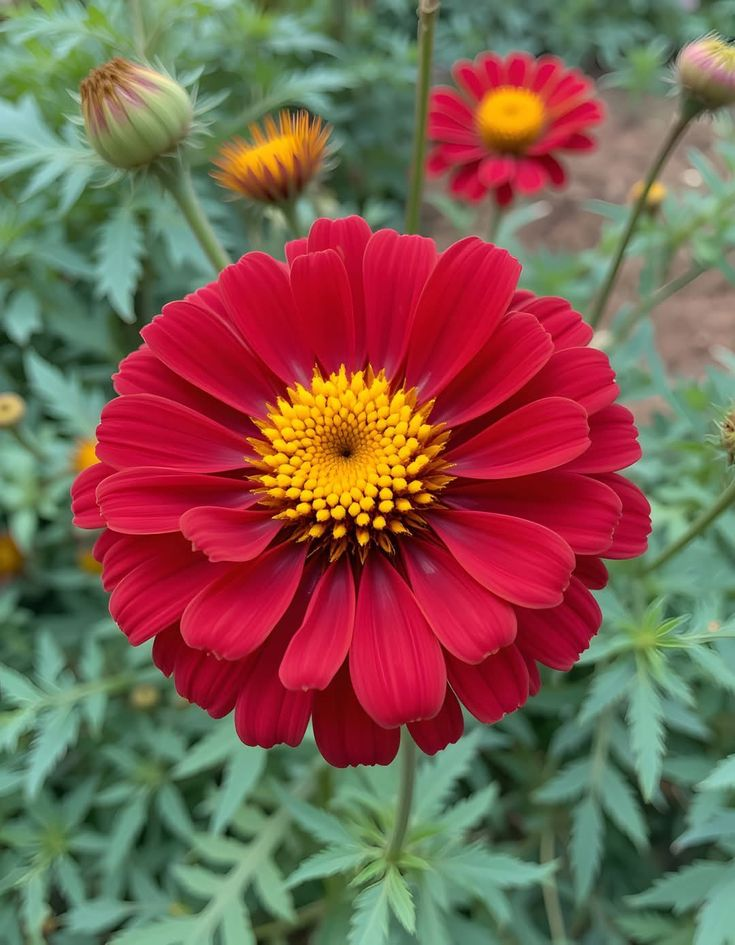
#> input picture DIP/Red Marigold.jpg, 735 x 945 px
$ python '#1.py'
#> lines starting #> are read from the running program, lines starting #| are printed output that depends on the picture; after the words box and inside, x2 and y2 are one past the last pixel; in counts of white or black regions, pixels touching at a corner belong together
#a Import Libraries
import cv2, numpy as np, matplotlib.pyplot as plt

img = cv2.cvtColor(cv2.imread("Red Marigold.jpg"), cv2.COLOR_BGR2RGB)
print("Dimensions:", img.shape)
#| Dimensions: (945, 735, 3)

#b and c Original & Resize
res = cv2.resize(img, (300, 300))
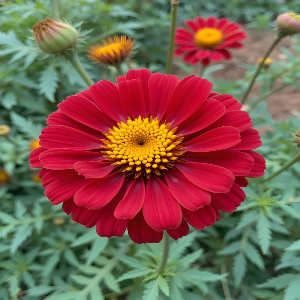
#> res: shape (300, 300, 3); mean R, G, B 126.3, 93.4, 79.6
plt.subplot(1, 2, 1); plt.imshow(img); plt.title("Original")
plt.subplot(1, 2, 2); plt.imshow(res); plt.title("Resized (300x300)")
plt.show()

# 1(d) Grayscale & 1(e) Black & White
gray = cv2.cvtColor(img, cv2.COLOR_RGB2GRAY)
_, bw = cv2.threshold(gray, 127, 255, cv2.THRESH_BINARY)
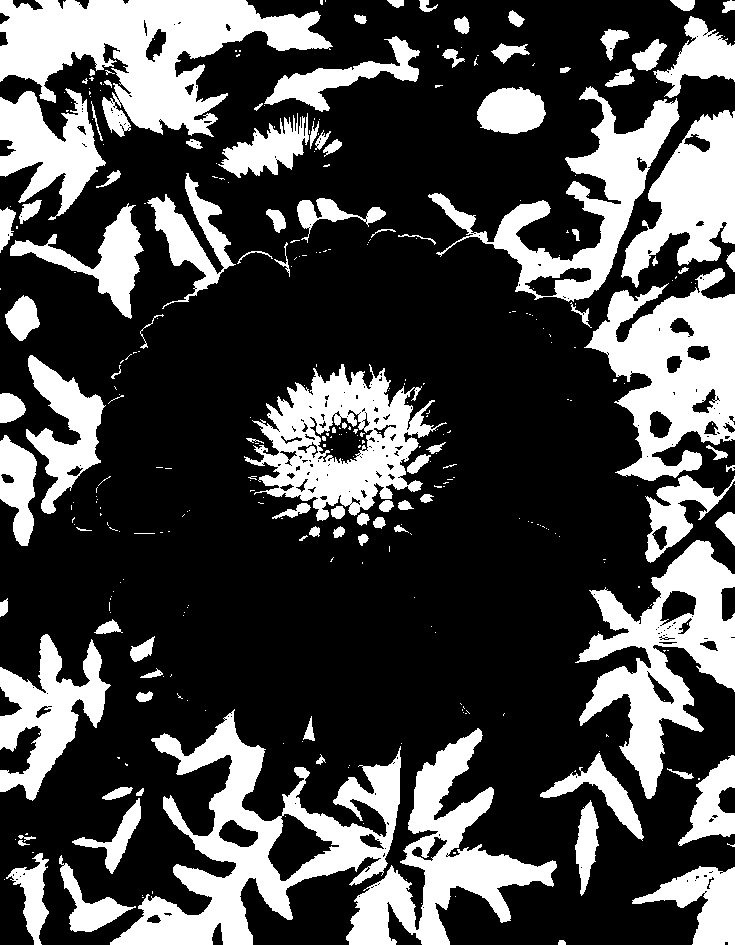
#> bw: shape (945, 735); 29.1% white; 342 white regions (240 under 20 px), largest, box (x1, y1, x2, y2) and area: (0, 0, 333, 137) 22727, (110, 709, 401, 945) 21763, (584, 268, 735, 481) 16903
plt.subplot(1, 2, 1); plt.imshow(gray, cmap="gray"); plt.title("Grayscale")
plt.subplot(1, 2, 2); plt.imshow(bw, cmap="gray"); plt.title("Black & White")
plt.show()

#f Image Profile
plt.plot(gray[450]); plt.title("Profile (Row 450)")
plt.show()
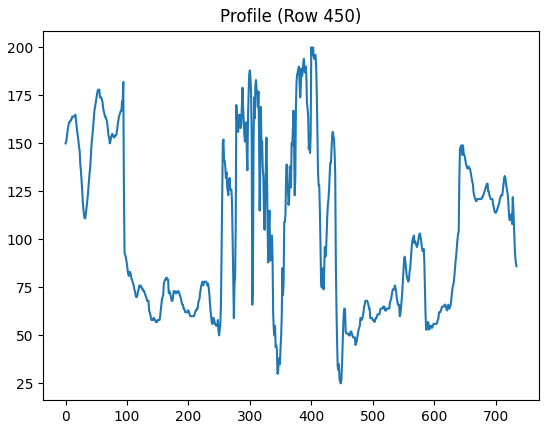
#> figure drawn by matplotlib, 1 panel; curve peaks at x = 400, y = 200

#g RGB Planes & 1(h) Merge RGB
r, g, b = cv2.split(img)
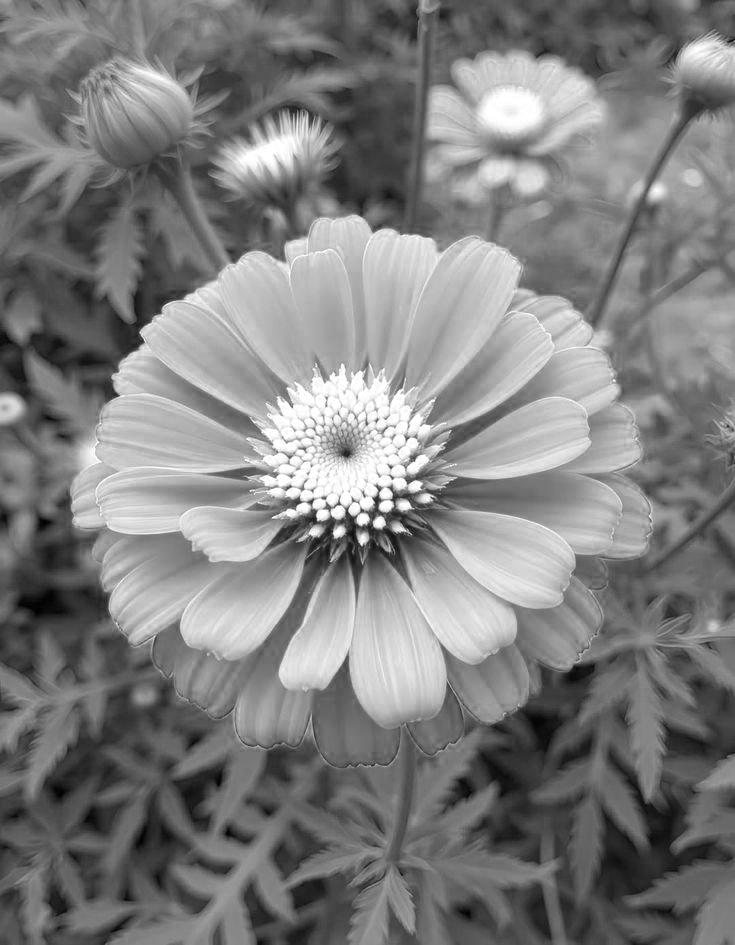
#> r: shape (945, 735); min 0, max 255, mean 126.5
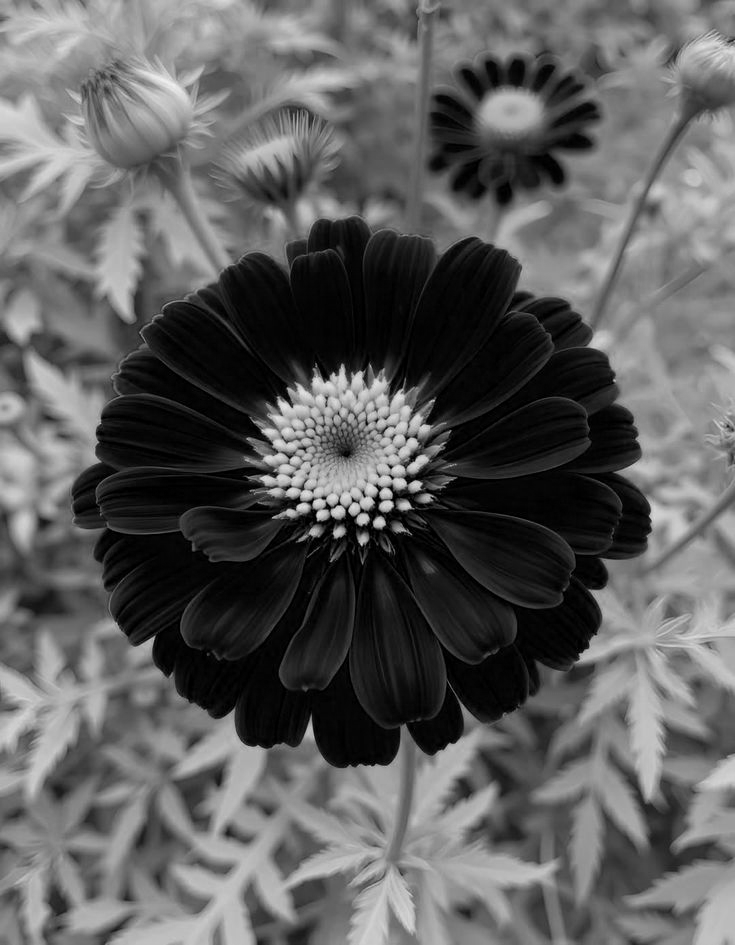
#> g: shape (945, 735); min 0, max 240, mean 93.5
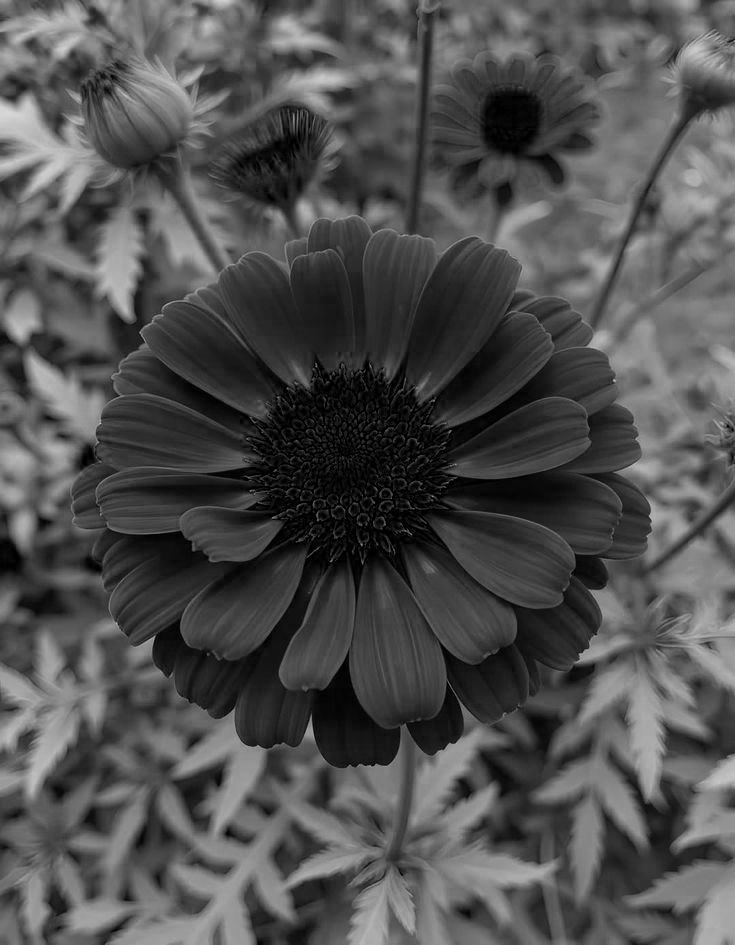
#> b: shape (945, 735); min 0, max 218, mean 79.7
merged = cv2.merge((r, g, b))
plt.subplot(2, 2, 1); plt.imshow(r, cmap="gray"); plt.title("R Plane")
plt.subplot(2, 2, 2); plt.imshow(g, cmap="gray"); plt.title("G Plane")
plt.subplot(2, 2, 3); plt.imshow(b, cmap="gray"); plt.title("B Plane")
plt.subplot(2, 2, 4); plt.imshow(merged); plt.title("Merged RGB")
plt.show()

#i Write 2D Data
data = np.zeros((300, 300), dtype=np.uint8)
data[50:250, 50:250] = 255
cv2.imwrite("output.png", data)
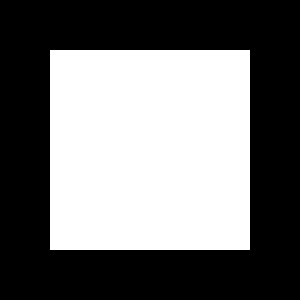
#> saved as output.png: shape (300, 300); 44.4% white; 1 white region, box (x1, y1, x2, y2) and area: (50, 50, 250, 250) 40000
plt.imshow(data, cmap="gray"); plt.title("2D Data")
plt.show()

$ run again, with DIP/Sunflower.jpg copied over DIP/Red Marigold.jpg
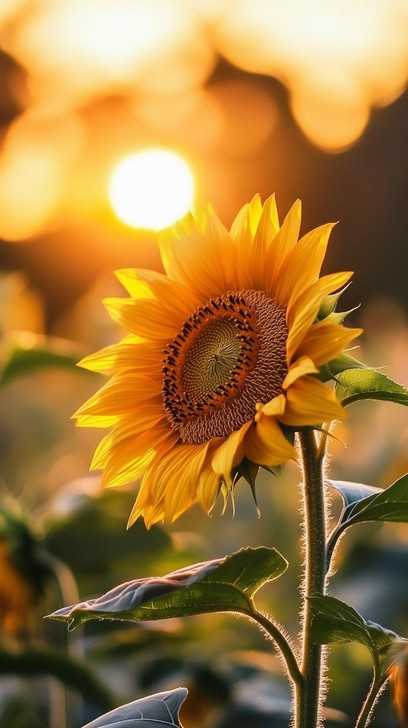
#> input picture DIP/Sunflower.jpg, 408 x 728 px
#| Dimensions: (728, 408, 3)
#> `_, bw = cv2.threshold(gray, 127, 255, cv2.THRESH_BINARY)`:
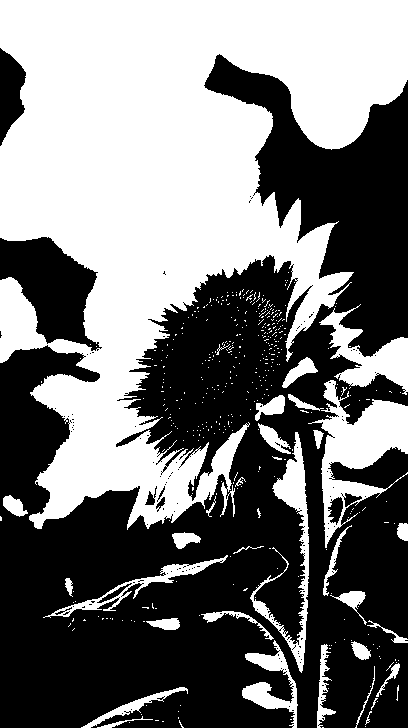
#> bw: shape (728, 408); 46.5% white; 426 white regions (392 under 20 px), largest, box (x1, y1, x2, y2) and area: (0, 0, 408, 530) 116138, (308, 380, 408, 548) 6134, (319, 304, 408, 395) 3027
#> `r, g, b = cv2.split(img)`:
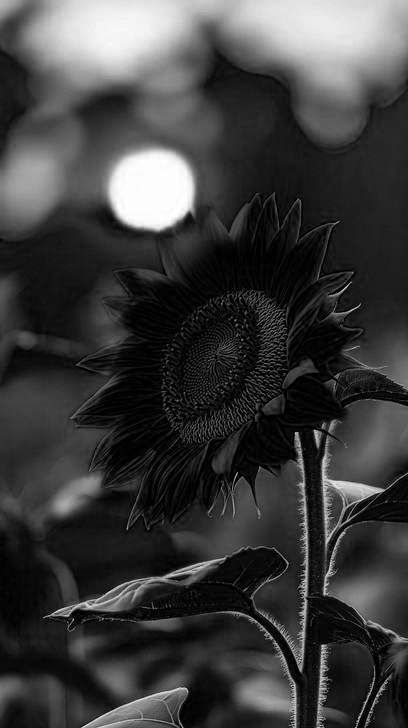
#> b: shape (728, 408); min 0, max 255, mean 60.8
